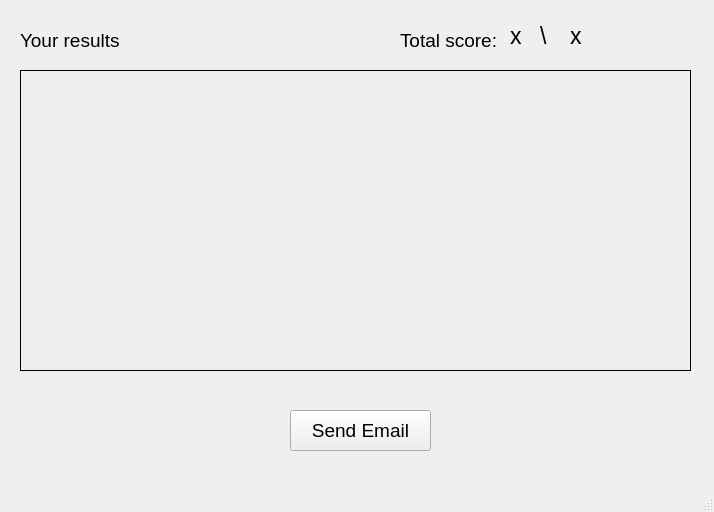
<?xml version="1.0" encoding="UTF-8"?>
<ui version="4.0">
 <class>MainWindow</class>
 <widget class="QMainWindow" name="MainWindow">
  <property name="geometry">
   <rect>
    <x>0</x>
    <y>0</y>
    <width>714</width>
    <height>512</height>
   </rect>
  </property>
  <property name="windowTitle">
   <string>MainWindow</string>
  </property>
  <widget class="QWidget" name="centralwidget">
   <widget class="QLabel" name="label">
    <property name="geometry">
     <rect>
      <x>20</x>
      <y>20</y>
      <width>121</width>
      <height>41</height>
     </rect>
    </property>
    <property name="font">
     <font>
      <pointsize>14</pointsize>
     </font>
    </property>
    <property name="text">
     <string>Your results</string>
    </property>
   </widget>
   <widget class="QLabel" name="label_2">
    <property name="geometry">
     <rect>
      <x>400</x>
      <y>20</y>
      <width>101</width>
      <height>41</height>
     </rect>
    </property>
    <property name="font">
     <font>
      <pointsize>14</pointsize>
     </font>
    </property>
    <property name="text">
     <string>Total score:</string>
    </property>
   </widget>
   <widget class="QLabel" name="answersLbl">
    <property name="geometry">
     <rect>
      <x>20</x>
      <y>70</y>
      <width>671</width>
      <height>301</height>
     </rect>
    </property>
    <property name="frameShape">
     <enum>QFrame::Box</enum>
    </property>
    <property name="text">
     <string/>
    </property>
   </widget>
   <widget class="QLabel" name="userScoreLbl">
    <property name="geometry">
     <rect>
      <x>510</x>
      <y>20</y>
      <width>41</width>
      <height>31</height>
     </rect>
    </property>
    <property name="font">
     <font>
      <pointsize>17</pointsize>
     </font>
    </property>
    <property name="text">
     <string>x</string>
    </property>
   </widget>
   <widget class="QLabel" name="label_4">
    <property name="geometry">
     <rect>
      <x>540</x>
      <y>20</y>
      <width>41</width>
      <height>31</height>
     </rect>
    </property>
    <property name="font">
     <font>
      <pointsize>17</pointsize>
     </font>
    </property>
    <property name="text">
     <string>\</string>
    </property>
   </widget>
   <widget class="QLabel" name="totalMarksLbl">
    <property name="geometry">
     <rect>
      <x>570</x>
      <y>20</y>
      <width>41</width>
      <height>31</height>
     </rect>
    </property>
    <property name="font">
     <font>
      <pointsize>17</pointsize>
     </font>
    </property>
    <property name="text">
     <string>x</string>
    </property>
   </widget>
   <widget class="QPushButton" name="sendEmailBtn">
    <property name="geometry">
     <rect>
      <x>290</x>
      <y>410</y>
      <width>141</width>
      <height>41</height>
     </rect>
    </property>
    <property name="font">
     <font>
      <pointsize>14</pointsize>
      <weight>50</weight>
      <bold>false</bold>
     </font>
    </property>
    <property name="text">
     <string>Send Email</string>
    </property>
   </widget>
  </widget>
  <widget class="QMenuBar" name="menubar">
   <property name="geometry">
    <rect>
     <x>0</x>
     <y>0</y>
     <width>714</width>
     <height>21</height>
    </rect>
   </property>
  </widget>
  <widget class="QStatusBar" name="statusbar"/>
 </widget>
 <resources/>
 <connections/>
</ui>
